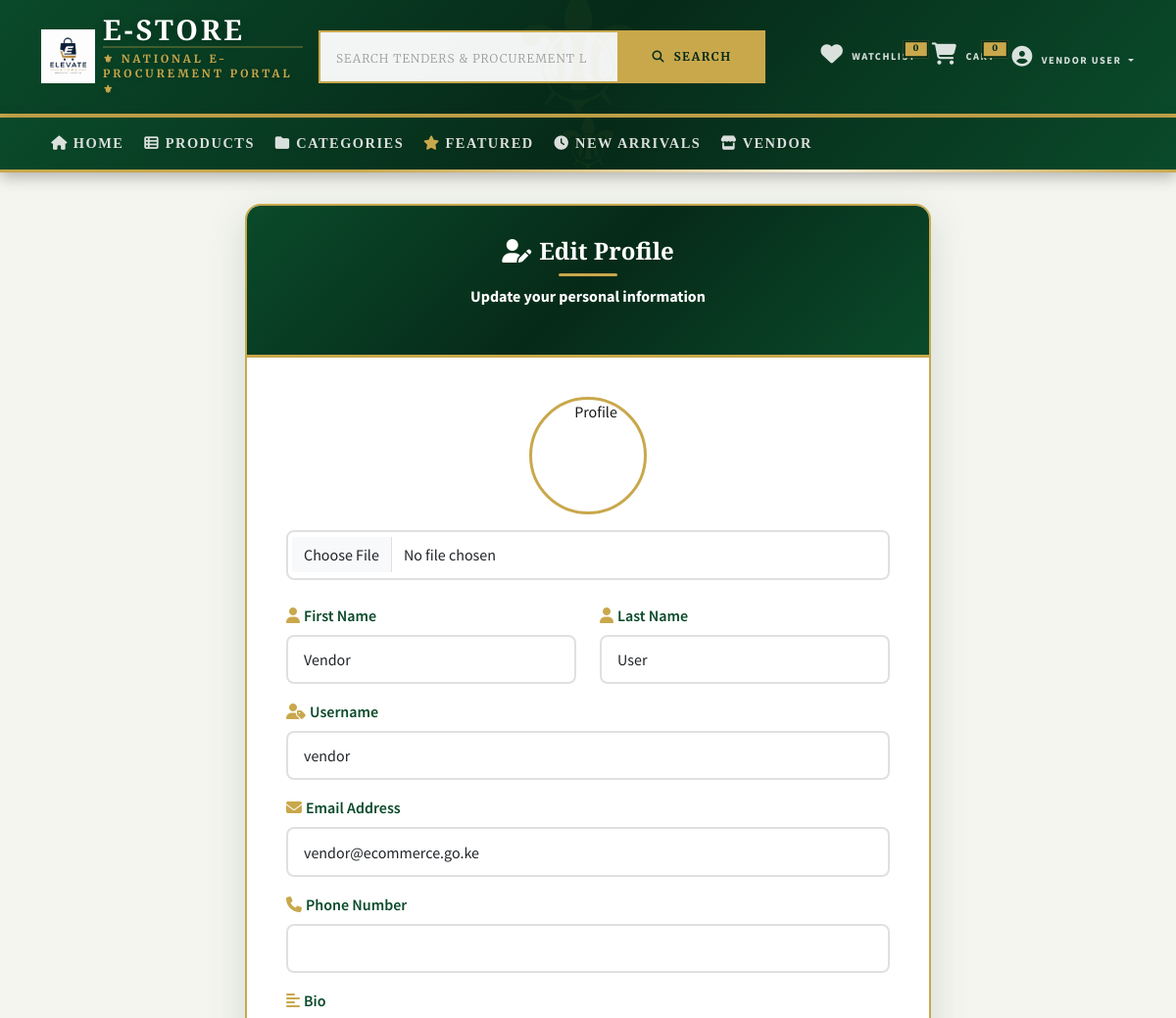
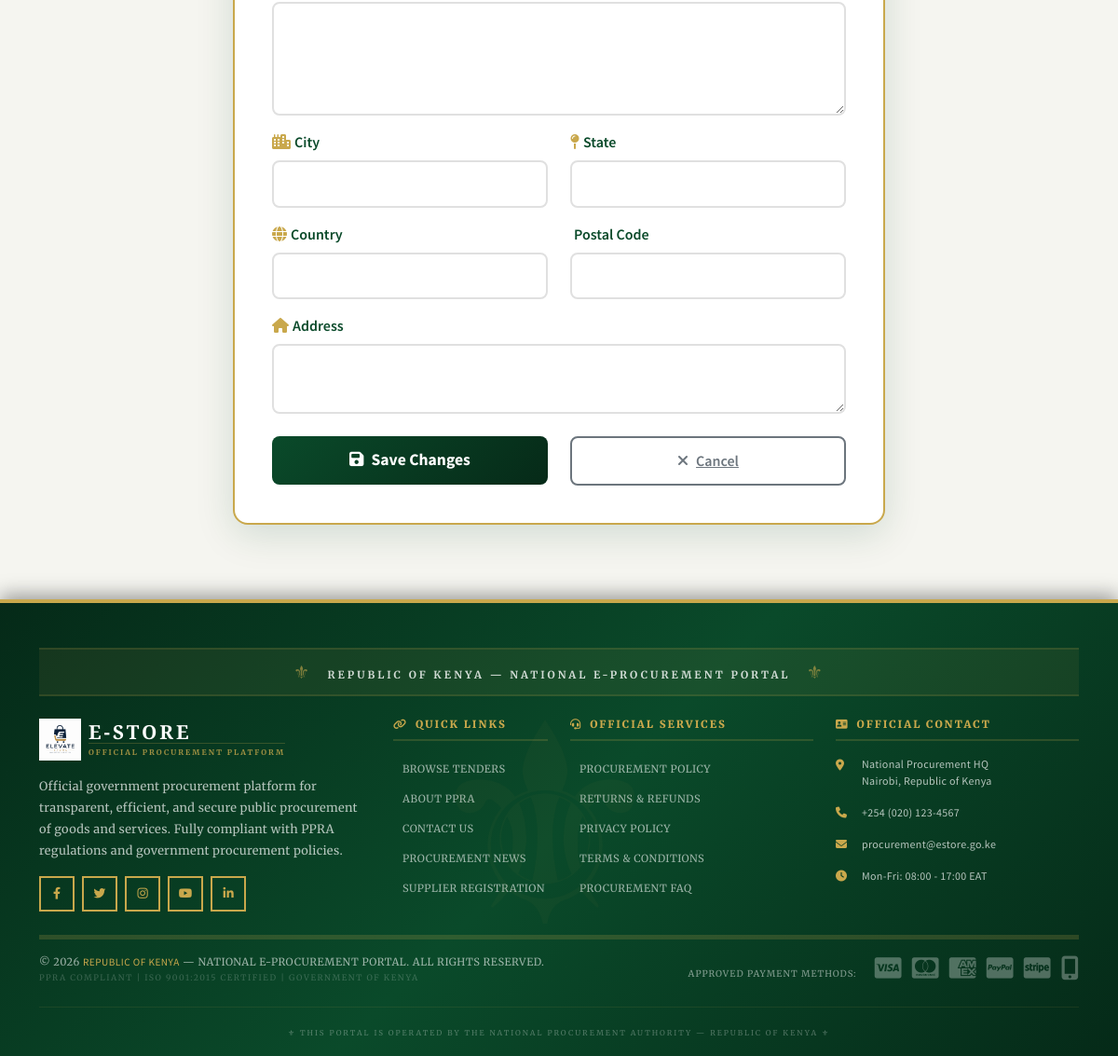
Page /accounts/profile/edit/ (signed in) on the committed database (2 pictures, top to bottom).
### apps/accounts/models.py (models this page shows, shortened)
class User(AbstractUser):
    USER_TYPES = (
        ('customer', 'Customer'),
        ('vendor', 'Vendor'),
        ('admin', 'Admin'),
        ('moderator', 'Moderator'),
    )
    email = models.EmailField(unique=True)
    phone_number = models.CharField(
        max_length=15,
        validators=[RegexValidator(r'^\+?1?\d{9,15}$', 'Enter a valid phone number')],
        blank=True
    )
    user_type = models.CharField(max_length=20, choices=USER_TYPES, default='customer')
    profile_picture = models.ImageField(upload_to='users/profiles/', null=True, blank=True)
    bio = models.TextField(max_length=500, blank=True)
    address = models.TextField(blank=True)
    city = models.CharField(max_length=100, blank=True)
    state = models.CharField(max_length=100, blank=True)
    country = models.CharField(max_length=100, blank=True)
    postal_code = models.CharField(max_length=20, blank=True)
    is_email_verified = models.BooleanField(default=False)
    is_phone_verified = models.BooleanField(default=False)
    is_blocked = models.BooleanField(default=False)
    is_banned = models.BooleanField(default=False)
    last_login_ip = models.GenericIPAddressField(null=True, blank=True)
    created_at = models.DateTimeField(auto_now_add=True)
    updated_at = models.DateTimeField(auto_now=True)
    deleted_at = models.DateTimeField(null=True, blank=True)
    currency = models.CharField(max_length=3, default='KES')
    language = models.CharField(max_length=10, default='en')
    email_notifications = models.BooleanField(default=True)
    sms_notifications = models.BooleanField(default=False)
    store_name = models.CharField(max_length=200, blank=True)
    store_description = models.TextField(blank=True)
    store_logo = models.ImageField(upload_to='stores/logos/', null=True, blank=True)
    store_banner = models.ImageField(upload_to='stores/banners/', null=True, blank=True)
    is_store_active = models.BooleanField(default=False)
    business_license = models.CharField(max_length=100, blank=True)
    tax_id = models.CharField(max_length=100, blank=True)
    bank_account = models.CharField(max_length=100, blank=True)
    bank_name = models.CharField(max_length=100, blank=True)
    two_factor_enabled = models.BooleanField(default=False)
    device_tokens = models.JSONField(default=list, blank=True)
    failed_login_attempts = models.PositiveIntegerField(default=0)
    locked_until = models.DateTimeField(null=True, blank=True)
    verification_token = models.UUIDField(default=uuid.uuid4, editable=False, unique=True)
    reset_token = models.UUIDField(null=True, blank=True)
    reset_token_expires = models.DateTimeField(null=True, blank=True)
    groups = models.ManyToManyField(Group, related_name='custom_user_groups', blank=True)
    user_permissions = models.ManyToManyField(Permission, related_name='custom_user_permissions', blank=True)
    class Meta:
        ordering = ['-date_joined']
        indexes = [
            models.Index(fields=['email']),
            models.Index(fields=['username']),
            models.Index(fields=['phone_number']),
            models.Index(fields=['user_type']),
            models.Index(fields=['is_active', 'is_blocked']),
        ]
    @property
    def full_name(self):
        return f"{self.first_name} {self.last_name}".strip() or self.username
    @property
    def is_vendor(self):
        return self.user_type == 'vendor'

### apps/accounts/views.py (the view)
# urls.py: path('profile/edit/', views.edit_profile, name='edit_profile'),
@login_required
def edit_profile(request):
    if request.method == 'POST':
        form = UserProfileForm(request.POST, request.FILES, instance=request.user)
        if form.is_valid():
            form.save()
            log_user_activity(request.user, 'profile_update', 'Updated profile', request)
            messages.success(request, 'Profile updated successfully!')
            return redirect('accounts:profile')
        else:
            messages.error(request, 'Please correct the errors below.')
    else:
        form = UserProfileForm(instance=request.user)
    return render(request, 'accounts/edit_profile.html', {'form': form})

### apps/accounts/templates/accounts/edit_profile.html (shortened to what this page needs)
{% extends 'base.html' %}
{% load static %}
{% load crispy_forms_tags %}
{% block content %}
<div class="container">
    <div class="edit-profile-container">
        <div class="edit-profile-card">
            <div class="card-header">
                <h4><i class="fas fa-user-edit me-2"></i>Edit Profile</h4>
                <div class="gold-accent"></div>
                <p>Update your personal information</p>
            </div>
            <div class="card-body">
                <form method="post" enctype="multipart/form-data" novalidate>
                    <div class="text-center mb-4">
                        {% if form.instance.profile_picture %}
                            <img src="{{ form.instance.profile_picture.url }}" alt="Profile" class="avatar-preview" id="avatarPreview">
                        {% else %}
                            <img src="{% static 'images/default-avatar.png' %}" alt="Profile" class="avatar-preview" id="avatarPreview">
                        {% endif %}
                        <div class="mt-2">
                            {{ form.profile_picture }}
                        </div>
                    </div>
                    <div class="row">
                        <div class="col-md-6">
                            <div class="mb-3">
                                <label for="{{ form.first_name.id_for_label }}" class="form-label">
                                    <i class="fas fa-user me-1 text-gold"></i>First Name
                                </label>
                                {{ form.first_name }}
                            </div>
                        </div>
                        <div class="col-md-6">
                            <div class="mb-3">
                                <label for="{{ form.last_name.id_for_label }}" class="form-label">
                                    <i class="fas fa-user me-1 text-gold"></i>Last Name
                                </label>
                                {{ form.last_name }}
                            </div>
                        </div>
                    </div>
                    <div class="mb-3">
                        <label for="{{ form.username.id_for_label }}" class="form-label">
                            <i class="fas fa-user-tag me-1 text-gold"></i>Username
                        </label>
                        {{ form.username }}
                    </div>
                    <div class="mb-3">
                        <label for="{{ form.email.id_for_label }}" class="form-label">
                            <i class="fas fa-envelope me-1 text-gold"></i>Email Address
                        </label>
                        {{ form.email }}
                    </div>
                    <div class="mb-3">
                        <label for="{{ form.phone_number.id_for_label }}" class="form-label">
                            <i class="fas fa-phone me-1 text-gold"></i>Phone Number
                        </label>
                        {{ form.phone_number }}
                    </div>
                    <div class="mb-3">
                        <label for="{{ form.bio.id_for_label }}" class="form-label">
                            <i class="fas fa-align-left me-1 text-gold"></i>Bio
                        </label>
                        {{ form.bio }}
                    </div>
                    <div class="row">
                        <div class="col-md-6">
                            <div class="mb-3">
                                <label for="{{ form.city.id_for_label }}" class="form-label">
                                    <i class="fas fa-city me-1 text-gold"></i>City
                                </label>
                                {{ form.city }}
                            </div>
                        </div>
                        <div class="col-md-6">
                            <div class="mb-3">
                                <label for="{{ form.state.id_for_label }}" class="form-label">
                                    <i class="fas fa-map-pin me-1 text-gold"></i>State
                                </label>
                                {{ form.state }}
                            </div>
                        </div>
                    </div>
                    <div class="row">
                        <div class="col-md-6">
                            <div class="mb-3">
                                <label for="{{ form.country.id_for_label }}" class="form-label">
                                    <i class="fas fa-globe me-1 text-gold"></i>Country
                                </label>
                                {{ form.country }}
                            </div>
                        </div>
                        <div class="col-md-6">
                            <div class="mb-3">
                                <label for="{{ form.postal_code.id_for_label }}" class="form-label">
                                    Postal Code
                                </label>
                                {{ form.postal_code }}
                            </div>
                        </div>
                    </div>
                    <div class="mb-3">
                        <label for="{{ form.address.id_for_label }}" class="form-label">
                            <i class="fas fa-home me-1 text-gold"></i>Address
                        </label>
                        {{ form.address }}
                    </div>
                    <div class="row mt-4">
                        <div class="col-md-6">
                            <button type="submit" class="btn-save">
                                <i class="fas fa-save me-2"></i>Save Changes
                            </button>
                        </div>
                        <div class="col-md-6">
                            <a href="{% url 'accounts:profile' %}" class="btn-cancel d-block text-center">
                                <i class="fas fa-times me-2"></i>Cancel
                            </a>
                        </div>
                    </div>
                </form>
            </div>
        </div>
    </div>
</div>
{% endblock %}

### templates/includes/header.html (shortened to what this page needs)
{% load static %}
<header class="header bg-primary-green text-white border-bottom border-gold">
    <div class="container py-3">
        <div class="row align-items-center g-3">
            <div class="col-md-3 col-6">
                <a href="{% url 'products:home' %}" class="text-decoration-none d-flex align-items-center">
                    <img src="{% static 'images/ecommerce.png' %}" alt="National E-Procurement Portal Logo" height="55" class="me-2">
                    <div>
                        <h1 class="mb-0 text-white fw-bold gov-title" style="font-family: 'Playfair Display', serif; text-transform: uppercase; letter-spacing: 3px; font-size: 1.8rem; line-height: 1;">
                            E-STORE
                        </h1>
                        <div class="gov-subtitle-wrapper mt-1">
                            <span class="text-gold gov-subtitle" style="font-family: 'Merriweather', serif; font-size: 0.7rem; letter-spacing: 3px; text-transform: uppercase; font-weight: 700; display: block; border-top: 2px solid rgba(201, 168, 76, 0.3); padding-top: 3px;">
                                ⚜ NATIONAL E-PROCUREMENT PORTAL ⚜
                            </span>
                        </div>
                    </div>
                </a>
            </div>
            <div class="col-md-5 d-none d-md-block">
                <form action="{% url 'products:search' %}" method="get" class="d-flex">
                    <input type="search" name="q" class="form-control form-control-lg gov-search"
                           style="border-radius: 0; border: 2px solid var(--gov-gold); background: rgba(255,255,255,0.95); font-family: 'Merriweather', serif; font-weight: 400; letter-spacing: 0.5px;"
                           placeholder="SEARCH TENDERS & PROCUREMENT LISTINGS..." value="{{ request.GET.q }}">
                    <button type="submit" class="btn gov-search-btn"
                            style="background: var(--gov-gold); color: var(--gov-green-dark); border-radius: 0; border: 2px solid var(--gov-gold); font-weight: 700; font-family: 'Merriweather', serif; text-transform: uppercase; letter-spacing: 1px; padding: 0 1.5rem;">
                        <i class="fas fa-search me-1"></i> SEARCH
                    </button>
                </form>
            </div>
            <div class="col-md-4 col-6">
                <div class="d-flex justify-content-end align-items-center gap-3">
                    <a href="{% url 'wishlist:view' %}" class="text-white position-relative gov-action-link" style="text-decoration: none; font-family: 'Merriweather', serif; font-weight: 700; text-transform: uppercase; font-size: 0.65rem; letter-spacing: 1px;">
                        <i class="fas fa-heart fa-lg"></i>
                        <span class="position-absolute top-0 start-100 translate-middle badge rounded-pill gov-badge"
                              style="background: var(--gov-gold); color: var(--gov-green-dark); font-weight: 900; font-family: 'Merriweather', serif; font-size: 0.55rem; border: 2px solid var(--gov-green-dark);">
                            {{ wishlist_count|default:0 }}
                        </span>
                        <span class="d-none d-md-inline ms-1">WATCHLIST</span>
                    </a>
                    <a href="{% url 'cart:view' %}" class="text-white position-relative gov-action-link" style="text-decoration: none; font-family: 'Merriweather', serif; font-weight: 700; text-transform: uppercase; font-size: 0.65rem; letter-spacing: 1px;">
                        <i class="fas fa-shopping-cart fa-lg"></i>
                        <span class="position-absolute top-0 start-100 translate-middle badge rounded-pill gov-badge"
                              style="background: var(--gov-gold); color: var(--gov-green-dark); font-weight: 900; font-family: 'Merriweather', serif; font-size: 0.55rem; border: 2px solid var(--gov-green-dark);">
                            {{ cart_total_items|default:0 }}
                        </span>
                        <span class="d-none d-md-inline ms-1">CART</span>
                    </a>
                    {% if user.is_authenticated %}
                        <div class="dropdown">
                            <button class="btn btn-link text-white dropdown-toggle p-0 gov-user-btn" data-bs-toggle="dropdown"
                                    style="text-decoration: none; font-family: 'Merriweather', serif; font-weight: 700; text-transform: uppercase; font-size: 0.65rem; letter-spacing: 1px;">
                                <i class="fas fa-user-circle fa-2x me-1"></i>
                                <span class="d-none d-md-inline">{{ user.full_name|truncatechars:12 }}</span>
                            </button>
                        </div>
                    {% endif %}
                </div>
            </div>
        </div>
    </div>
</header>

### rows in the picture
User: full_name "VENDOR USER", first_name "Vendor", last_name "User", username "vendor", email "vendor@ecommerce.go.ke"

### other values in the picture
{{ wishlist_count|default:0 }} "0"
{{ cart_total_items|default:0 }} "0"
